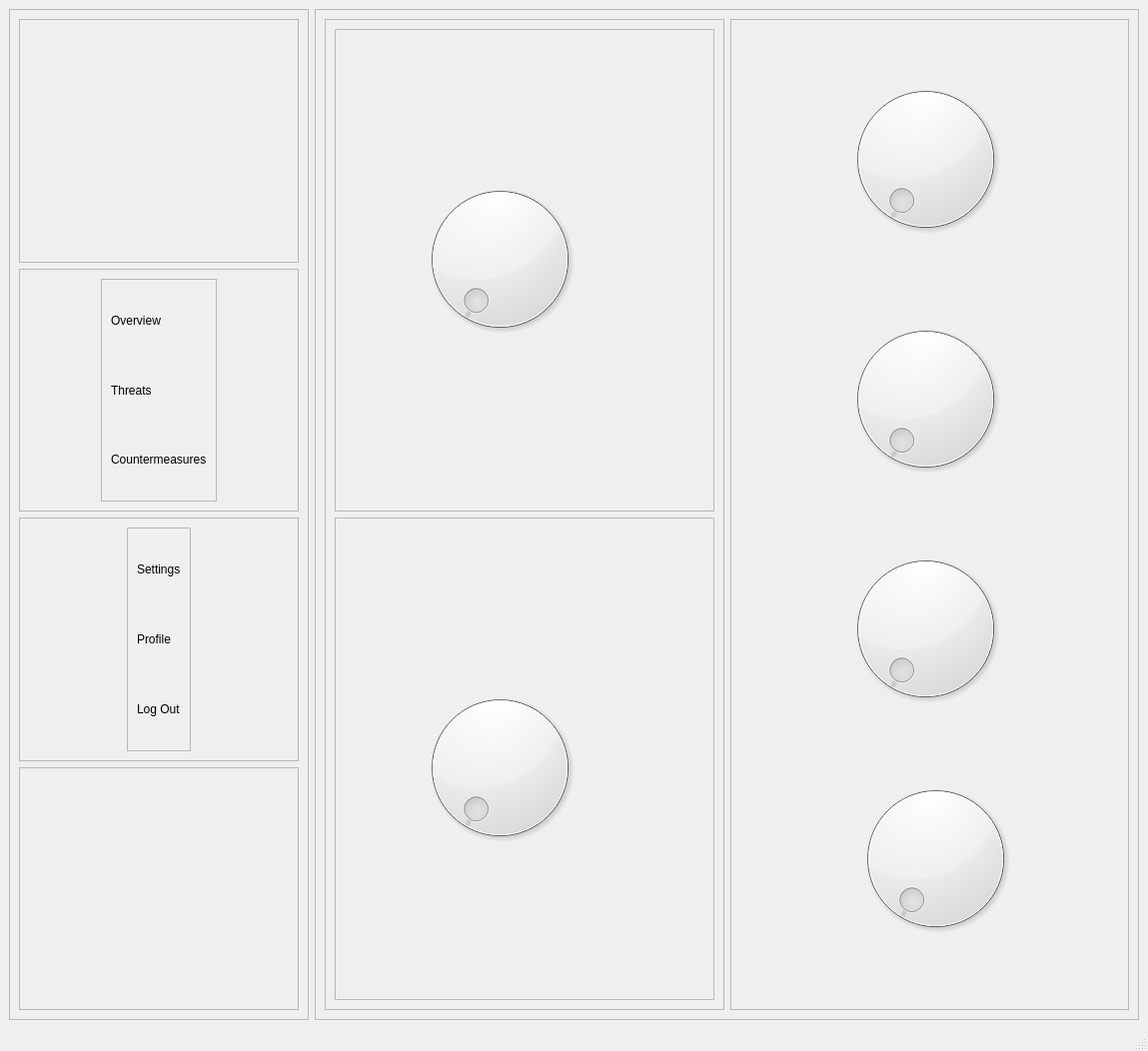
<?xml version="1.0" encoding="UTF-8"?>
<ui version="4.0">
 <class>MainWindow</class>
 <widget class="QMainWindow" name="MainWindow">
  <property name="geometry">
   <rect>
    <x>0</x>
    <y>0</y>
    <width>1149</width>
    <height>1052</height>
   </rect>
  </property>
  <property name="windowTitle">
   <string>MainWindow</string>
  </property>
  <widget class="QWidget" name="centralwidget">
   <layout class="QHBoxLayout" name="horizontalLayout">
    <item>
     <widget class="QFrame" name="frame">
      <property name="enabled">
       <bool>true</bool>
      </property>
      <property name="maximumSize">
       <size>
        <width>300</width>
        <height>16777215</height>
       </size>
      </property>
      <property name="frameShape">
       <enum>QFrame::StyledPanel</enum>
      </property>
      <property name="frameShadow">
       <enum>QFrame::Raised</enum>
      </property>
      <layout class="QVBoxLayout" name="verticalLayout">
       <item>
        <widget class="QFrame" name="frame_6">
         <property name="frameShape">
          <enum>QFrame::StyledPanel</enum>
         </property>
         <property name="frameShadow">
          <enum>QFrame::Raised</enum>
         </property>
        </widget>
       </item>
       <item>
        <widget class="QFrame" name="frame_3">
         <property name="frameShape">
          <enum>QFrame::StyledPanel</enum>
         </property>
         <property name="frameShadow">
          <enum>QFrame::Raised</enum>
         </property>
         <layout class="QHBoxLayout" name="horizontalLayout_4">
          <item alignment="Qt::AlignHCenter">
           <widget class="QFrame" name="frame_12">
            <property name="frameShape">
             <enum>QFrame::StyledPanel</enum>
            </property>
            <property name="frameShadow">
             <enum>QFrame::Raised</enum>
            </property>
            <layout class="QVBoxLayout" name="verticalLayout_2">
             <item>
              <widget class="QLabel" name="label">
               <property name="text">
                <string>Overview</string>
               </property>
              </widget>
             </item>
             <item>
              <widget class="QLabel" name="label_2">
               <property name="text">
                <string>Threats</string>
               </property>
              </widget>
             </item>
             <item>
              <widget class="QLabel" name="label_3">
               <property name="text">
                <string>Countermeasures</string>
               </property>
              </widget>
             </item>
            </layout>
           </widget>
          </item>
         </layout>
        </widget>
       </item>
       <item>
        <widget class="QFrame" name="frame_4">
         <property name="frameShape">
          <enum>QFrame::StyledPanel</enum>
         </property>
         <property name="frameShadow">
          <enum>QFrame::Raised</enum>
         </property>
         <layout class="QHBoxLayout" name="horizontalLayout_3">
          <item alignment="Qt::AlignHCenter">
           <widget class="QFrame" name="frame_11">
            <property name="frameShape">
             <enum>QFrame::StyledPanel</enum>
            </property>
            <property name="frameShadow">
             <enum>QFrame::Raised</enum>
            </property>
            <layout class="QVBoxLayout" name="verticalLayout_3">
             <item>
              <widget class="QLabel" name="label_6">
               <property name="text">
                <string>Settings</string>
               </property>
              </widget>
             </item>
             <item>
              <widget class="QLabel" name="label_5">
               <property name="text">
                <string>Profile</string>
               </property>
              </widget>
             </item>
             <item>
              <widget class="QLabel" name="label_4">
               <property name="text">
                <string>Log Out</string>
               </property>
              </widget>
             </item>
            </layout>
           </widget>
          </item>
         </layout>
        </widget>
       </item>
       <item>
        <widget class="QFrame" name="frame_5">
         <property name="frameShape">
          <enum>QFrame::StyledPanel</enum>
         </property>
         <property name="frameShadow">
          <enum>QFrame::Raised</enum>
         </property>
        </widget>
       </item>
      </layout>
     </widget>
    </item>
    <item>
     <widget class="QFrame" name="frame_2">
      <property name="frameShape">
       <enum>QFrame::StyledPanel</enum>
      </property>
      <property name="frameShadow">
       <enum>QFrame::Raised</enum>
      </property>
      <layout class="QHBoxLayout" name="horizontalLayout_2">
       <item>
        <widget class="QFrame" name="frame_7">
         <property name="frameShape">
          <enum>QFrame::StyledPanel</enum>
         </property>
         <property name="frameShadow">
          <enum>QFrame::Raised</enum>
         </property>
         <layout class="QVBoxLayout" name="verticalLayout_4">
          <item>
           <widget class="QFrame" name="frame_9">
            <property name="frameShape">
             <enum>QFrame::StyledPanel</enum>
            </property>
            <property name="frameShadow">
             <enum>QFrame::Raised</enum>
            </property>
            <widget class="QDial" name="dial">
             <property name="geometry">
              <rect>
               <x>80</x>
               <y>140</y>
               <width>171</width>
               <height>181</height>
              </rect>
             </property>
            </widget>
           </widget>
          </item>
          <item>
           <widget class="QFrame" name="frame_10">
            <property name="frameShape">
             <enum>QFrame::StyledPanel</enum>
            </property>
            <property name="frameShadow">
             <enum>QFrame::Raised</enum>
            </property>
            <widget class="QDial" name="dial_2">
             <property name="geometry">
              <rect>
               <x>80</x>
               <y>160</y>
               <width>171</width>
               <height>181</height>
              </rect>
             </property>
            </widget>
           </widget>
          </item>
         </layout>
        </widget>
       </item>
       <item>
        <widget class="QFrame" name="frame_8">
         <property name="frameShape">
          <enum>QFrame::StyledPanel</enum>
         </property>
         <property name="frameShadow">
          <enum>QFrame::Raised</enum>
         </property>
         <widget class="QDial" name="dial_3">
          <property name="geometry">
           <rect>
            <x>110</x>
            <y>50</y>
            <width>171</width>
            <height>181</height>
           </rect>
          </property>
         </widget>
         <widget class="QDial" name="dial_4">
          <property name="geometry">
           <rect>
            <x>110</x>
            <y>290</y>
            <width>171</width>
            <height>181</height>
           </rect>
          </property>
         </widget>
         <widget class="QDial" name="dial_5">
          <property name="geometry">
           <rect>
            <x>110</x>
            <y>520</y>
            <width>171</width>
            <height>181</height>
           </rect>
          </property>
         </widget>
         <widget class="QDial" name="dial_6">
          <property name="geometry">
           <rect>
            <x>120</x>
            <y>750</y>
            <width>171</width>
            <height>181</height>
           </rect>
          </property>
         </widget>
        </widget>
       </item>
      </layout>
     </widget>
    </item>
   </layout>
  </widget>
  <widget class="QMenuBar" name="menubar">
   <property name="geometry">
    <rect>
     <x>0</x>
     <y>0</y>
     <width>1149</width>
     <height>21</height>
    </rect>
   </property>
  </widget>
  <widget class="QStatusBar" name="statusbar"/>
 </widget>
 <resources/>
 <connections/>
</ui>
